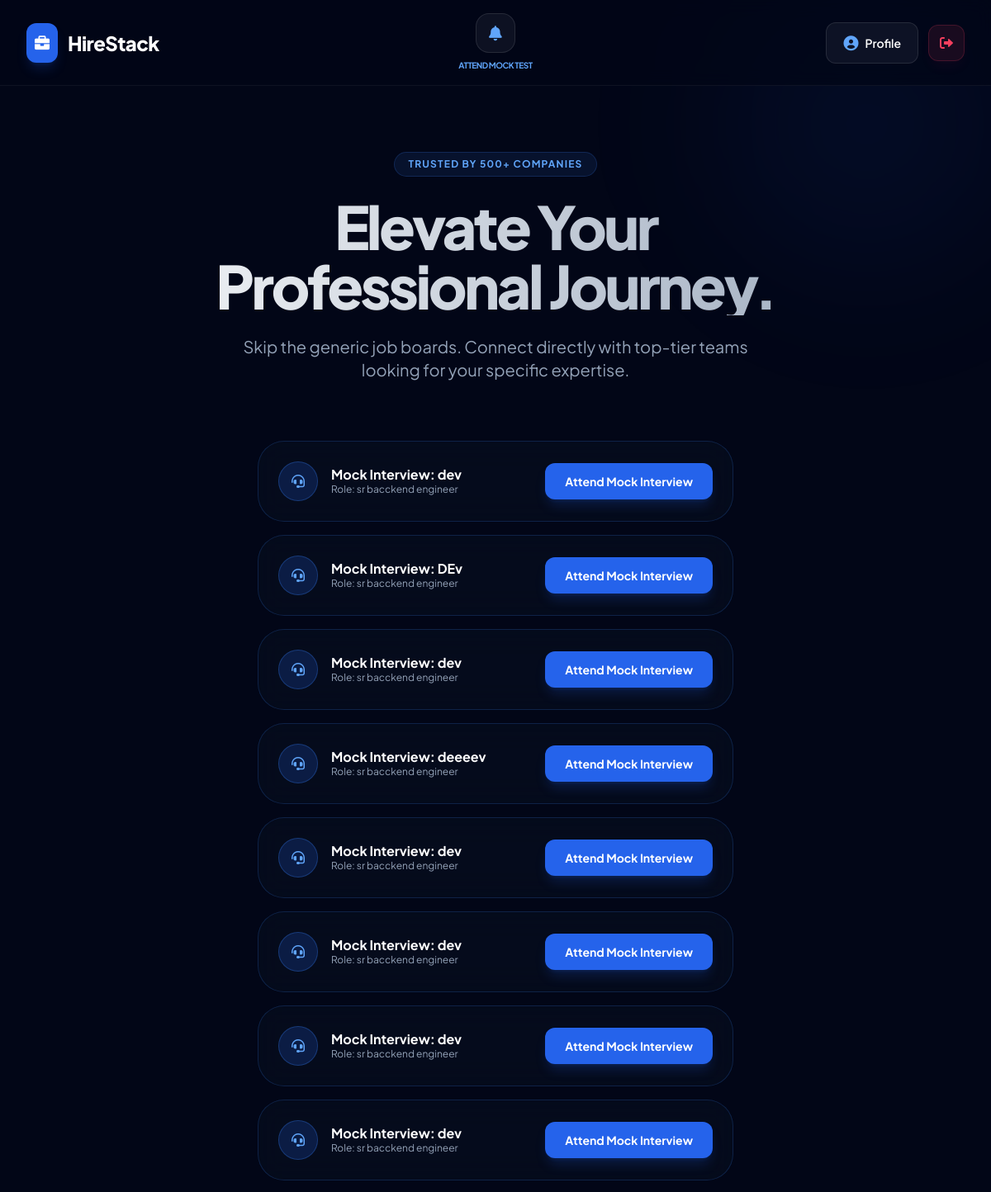
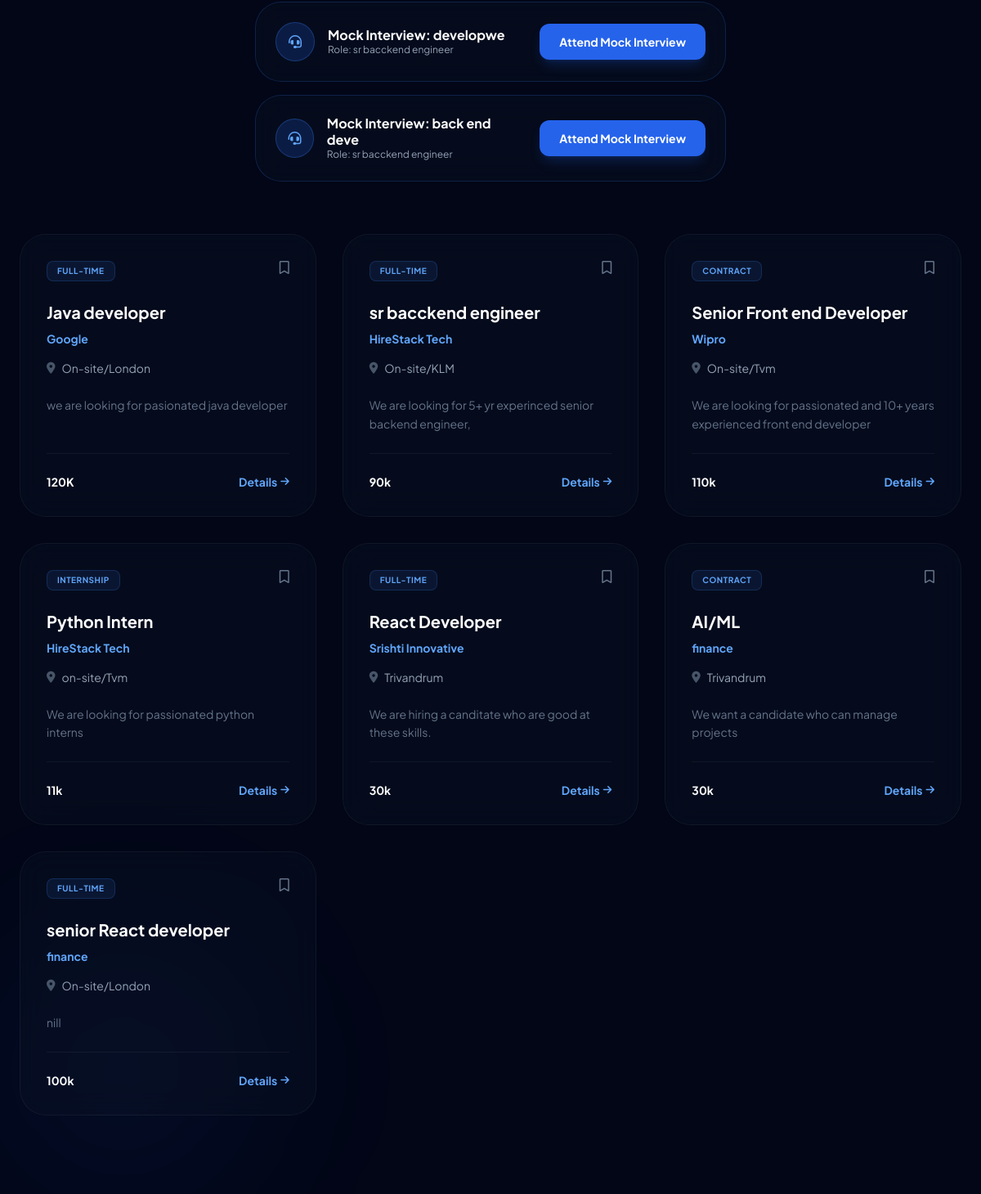
Screenshot of /home/ (signed in) with the database file from the repository (2 pictures, top to bottom).
### hireapp/models.py (models this page shows, shortened)
class MockTest(models.Model):
    job = models.ForeignKey(JobPost, on_delete=models.CASCADE)
    title = models.CharField(max_length=200)
    created_at = models.DateTimeField(auto_now_add=True)

class JobPost(models.Model):
    JOB_TYPE_CHOICES = [
        ('full-time', 'Full Time'),
        ('part-time', 'Part Time'),
        ('contract', 'Contract'),
        ('internship', 'Internship'),
    ]
    employee = models.ForeignKey(
        JobPortalEmployee,
        on_delete=models.CASCADE,
        related_name="jobs"
    )
    job_title = models.CharField(max_length=255)
    company_name = models.CharField(max_length=255)
    location = models.CharField(max_length=255, blank=True)
    job_type = models.CharField(
        max_length=20,
        choices=JOB_TYPE_CHOICES,
        default='full-time'
    )
    salary = models.CharField(max_length=100, blank=True)
    required_skills = models.TextField(
        help_text="Comma separated skills (e.g. Python, Django, AWS)",
        blank=True
    )
    description = models.TextField()
    apply_url = models.CharField(
        max_length=500,
        blank=True,
        help_text="External apply link or contact email"
    )
    is_active = models.BooleanField(default=True)
    created_at = models.DateTimeField(auto_now_add=True)

### hireapp/views.py (the view)
# urls.py: 2. Add a URL to urlpatterns:  path('', views.home, name='home')
def home(request):
    if 'user_id' not in request.session:
        return redirect('login')
    user_id = request.session['user_id']
    user = JobPortalUser.objects.get(id=user_id)
    has_applied_subquery = JobApplication.objects.filter(
        job=OuterRef('pk'),
        user=user
    )
    jobs = JobPost.objects.filter(is_active=True)\
        .annotate(has_applied=Exists(has_applied_subquery))\
        .order_by('-created_at')
    notifications = JobApplication.objects.filter(user=user)\
        .exclude(status='pending')\
        .order_by('-applied_at')
    attended_test_ids = TestResult.objects.filter(user=user).values_list('test_id', flat=True)
    available_mock_tests = MockTest.objects.exclude(id__in=attended_test_ids).order_by('-created_at')
    return render(request, 'home.html', {
        'jobs': jobs,
        'notifications': notifications,
        'available_mock_tests': available_mock_tests,
    })

### hireapp/templates/home.html (shortened to what this page needs)
{% load tz %}
<!DOCTYPE html>
<html lang="en">
<head>
    <script src="https://cdn.tailwindcss.com"></script>
    <link href="https://cdnjs.cloudflare.com/ajax/libs/font-awesome/6.0.0/css/all.min.css" rel="stylesheet">
</head>
<body class="text-slate-200">
    <div class="glow" style="top: -100px; right: -100px;"></div>
    <div class="glow" style="bottom: -100px; left: -100px;"></div>
    <nav class="nav-blur sticky top-0 z-50 grid grid-cols-3 items-center px-8 py-4 border-b border-white/5">
        <div class="flex items-center gap-3">
            <div class="bg-blue-600 p-2.5 rounded-xl shadow-lg shadow-blue-600/20">
                <i class="fas fa-briefcase text-white text-lg"></i>
            </div>
            <span class="text-2xl font-extrabold tracking-tight text-white">HireStack</span>
        </div>
        <div class="flex flex-col items-center gap-2">
            <div class="relative group">
                <button
                    class="relative w-12 h-12 flex items-center justify-center rounded-2xl bg-white/5 border border-white/10 hover:bg-white/10 hover:border-blue-500/50 transition-all duration-300">
                    <i class="fas fa-bell text-blue-400 text-lg"></i>
                </button>
            </div>
            {% if available_mock_tests %}
            <a href="{% url 'attend_test' available_mock_tests.0.id %}" class="text-[10px] font-bold text-blue-400 uppercase tracking-tighter hover:text-blue-300 transition-colors">
                Attend Mock Test
            </a>
            {% else %}
            <a href="#" onclick="alert('There are no mock tests available for you to attend or add questions to at the moment. Please create one first!')" class="text-[10px] font-bold text-blue-400 uppercase tracking-tighter hover:text-blue-300 transition-colors">
                Attend Mock Test
            </a>
            {% endif %}
        </div>
        <div class="flex items-center justify-end gap-3">
            <a href="{% url 'userprofile' %}"
                class="flex items-center gap-2 px-5 py-2.5 rounded-xl bg-white/5 border border-white/10 hover:bg-white/10 transition-all">
                <i class="fas fa-user-circle text-blue-400 text-lg"></i>
                <span class="text-sm font-semibold text-white">Profile</span>
            </a>
            <a href="{% url 'logout' %}"
                class="w-11 h-11 flex items-center justify-center rounded-xl bg-rose-500/10 border border-rose-500/20 hover:bg-rose-500 transition-all group shadow-lg shadow-rose-500/5">
                <i class="fas fa-right-from-bracket text-rose-500 group-hover:text-white transition-colors"></i>
            </a>
        </div>
    </nav>
    <section class="relative pt-20 pb-24 px-6">
        <div class="max-w-6xl mx-auto text-center">
            <div
                class="inline-block px-4 py-1.5 mb-6 rounded-full bg-blue-500/10 border border-blue-500/20 text-blue-400 text-xs font-bold uppercase tracking-widest">
                Trusted by 500+ Companies
            </div>
            <h1 class="text-6xl md:text-7xl font-black mb-6 tracking-tighter leading-tight text-gradient">
                Elevate Your <br> Professional Journey.
            </h1>
            <p class="text-lg md:text-xl text-slate-400 mb-8 max-w-2xl mx-auto leading-relaxed">
                Skip the generic job boards. Connect directly with top-tier teams looking for your specific expertise.
            </p>
            {% if available_mock_tests %}
            <div id="mock-tests" class="max-w-xl mx-auto mb-16 space-y-4 pt-10 mt(-10)">
                {% for test in available_mock_tests %}
                <div class="glass-card p-6 rounded-[2rem] border-blue-500/20 flex flex-col md:flex-row items-center justify-between gap-6">
                    <div class="flex items-center gap-4 text-left">
                        <div class="w-12 h-12 rounded-full bg-blue-600/20 flex items-center justify-center border border-blue-500/30">
                            <i class="fas fa-headset text-blue-400"></i>
                        </div>
                        <div>
                            <h4 class="font-bold text-white leading-tight">Mock Interview: {{ test.title }}</h4>
                            <p class="text-xs text-slate-400">Role: {{ test.job.job_title }}</p>
                        </div>
                    </div>
                    <a href="{% url 'attend_test' test.id %}"
                        class="whitespace-nowrap px-6 py-3 rounded-xl bg-blue-600 hover:bg-blue-500 text-white text-sm font-bold shadow-lg shadow-blue-600/20 transition-all hover:scale-105 active:scale-95">
                        Attend Mock Interview
                    </a>
                </div>
                {% endfor %}
            </div>
            {% endif %}
            {% if jobs %}
            <div class="grid md:grid-cols-2 lg:grid-cols-3 gap-8 text-left">
                {% for job in jobs %}
                <div class="glass-card rounded-[2rem] p-8 flex flex-col group cursor-pointer" onclick="openJobDetails(
                    '{{ job.job_title|escapejs }}',
                    '{{ job.company_name|escapejs }}',
                    '{{ job.description|escapejs }}',
                    '{{ job.salary|escapejs }}',
                    '{{ job.location|escapejs }}',
                    '{{ job.id }}'
                )">
                    <div class="flex justify-between items-start mb-6">
                        <span
                            class="px-3 py-1 rounded-lg bg-blue-500/10 text-blue-400 text-[10px] font-bold uppercase tracking-wider border border-blue-500/20">
                            {{ job.job_type }}
                        </span>
                        <i class="fa-regular fa-bookmark text-slate-500 hover:text-blue-400 transition-colors"></i>
                    </div>
                    <h3 class="text-xl font-bold text-white mb-2 group-hover:text-blue-400 transition-colors">
                        {{ job.job_title }}</h3>
                    <div class="flex items-center gap-2 mb-4">
                        <span class="text-blue-400 font-bold text-sm">{{ job.company_name }}</span>
                    </div>
                    <p class="text-slate-400 text-sm mb-6 flex items-center gap-2">
                        <i class="fas fa-location-dot text-slate-600"></i> {{ job.location }}
                    </p>
                    <p class="text-slate-500 text-sm line-clamp-2 leading-relaxed mb-6">
                        {{ job.description }}
                    </p>
                    <div class="mt-auto pt-6 border-t border-white/5 flex justify-between items-center">
                        <span class="text-white font-bold text-sm">{{ job.salary }}</span>
                        <span
                            class="text-blue-400 font-bold text-sm flex items-center gap-1 group-hover:gap-3 transition-all">
                            Details <i class="fas fa-arrow-right text-xs"></i>
                        </span>
                    </div>
                </div>
                {% endfor %}
            </div>
            {% else %}
            <div class="py-20 bg-white/5 rounded-[3rem] border border-dashed border-white/10">
                <i class="fas fa-briefcase text-slate-700 text-4xl mb-4"></i>
                <p class="text-slate-500">No jobs available at the moment.</p>
            </div>
            {% endif %}
        </div>
    </section>
</body>
</html>

### hireapp/templates/home.html (style rules this page uses)
* { font-family: 'Plus Jakarta Sans', sans-serif; }
body { background-color: #020617; background-image: linear-gradient(to bottom, rgba(2, 6, 23, 0.8), rgba(2, 6, 23, 0.95)), url('https://images.unsplash.com/photo-1451187580459-43490279c0fa?q=80&w=2072&auto=format&fit=crop'); background-size: cover; background-attachment: fixed; background-position: center; }
.glow { position: fixed; width: 500px; height: 500px; background: radial-gradient(circle, rgba(37, 99, 235, 0.1) 0%, transparent 70%); filter: blur(80px); z-index: -1; pointer-events: none; }
.glass-card { background: rgba(15, 23, 42, 0.3); backdrop-filter: blur(16px); border: 1px solid rgba(255, 255, 255, 0.05); transition: all 0.4s cubic-bezier(0.175, 0.885, 0.32, 1.275); }
.nav-blur { background: rgba(2, 6, 23, 0.7); backdrop-filter: blur(10px); }
.text-gradient { background: linear-gradient(to right, #ffffff, #94a3b8); -webkit-background-clip: text; -webkit-text-fill-color: transparent; }

### rows the page displays
MockTest: title "dev", job.job_title "sr bacckend engineer"
MockTest: title "DEv", job.job_title "sr bacckend engineer"
MockTest: title "dev", job.job_title "sr bacckend engineer"
MockTest: title "deeeev", job.job_title "sr bacckend engineer"
MockTest: title "dev", job.job_title "sr bacckend engineer"
MockTest: title "dev", job.job_title "sr bacckend engineer"
MockTest: title "dev", job.job_title "sr bacckend engineer"
MockTest: title "dev", job.job_title "sr bacckend engineer"
MockTest: title "developwe", job.job_title "sr bacckend engineer"
MockTest: title "back end deve", job.job_title "sr bacckend engineer"
JobPost: job_type "FULL-TIME", job_title "Java developer", company_name "Google", location "On-site/London", description "we are looking for pasionated java developer", salary "120K"
JobPost: job_type "FULL-TIME", job_title "sr bacckend engineer", company_name "HireStack Tech", location "On-site/KLM", description "We are looking for 5+ yr experinced senior backend engineer,", salary "90k"
JobPost: job_type "CONTRACT", job_title "Senior Front end Developer", company_name "Wipro", location "On-site/Tvm", description "We are looking for passionated and 10+ years experienced front end developer", salary "110k"
JobPost: job_type "INTERNSHIP", job_title "Python Intern", company_name "HireStack Tech", location "on-site/Tvm", description "We are looking for passionated python interns", salary "11k"
JobPost: job_type "FULL-TIME", job_title "React Developer", company_name "Srishti Innovative", location "Trivandrum", description "We are hiring a canditate who are good at these skills.", salary "30k"
JobPost: job_type "CONTRACT", job_title "AI/ML", company_name "finance", location "Trivandrum", description "We want a candidate who can manage projects", salary "30k"
JobPost: job_type "FULL-TIME", job_title "senior React developer", company_name "finance", location "On-site/London", description "nill", salary "100k"
